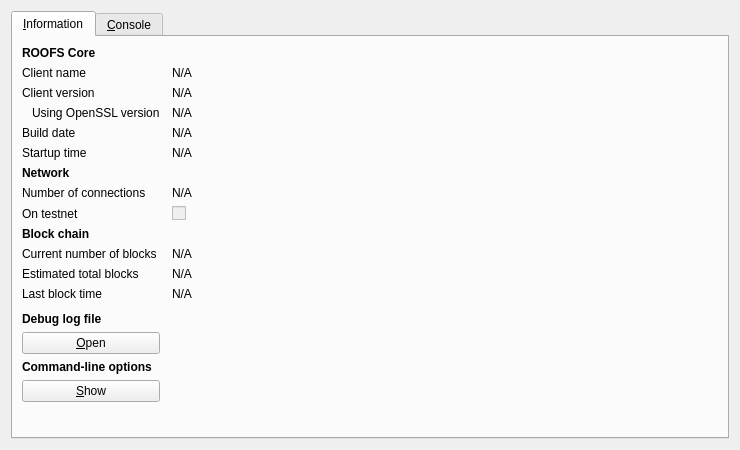
<?xml version="1.0" encoding="UTF-8"?>
<ui version="4.0">
 <class>RPCConsole</class>
 <widget class="QDialog" name="RPCConsole">
  <property name="geometry">
   <rect>
    <x>0</x>
    <y>0</y>
    <width>740</width>
    <height>450</height>
   </rect>
  </property>
  <property name="windowTitle">
   <string>ROOFS - Debug window</string>
  </property>
  <layout class="QVBoxLayout" name="verticalLayout_2">
   <item>
    <widget class="QTabWidget" name="tabWidget">
     <property name="currentIndex">
      <number>0</number>
     </property>
     <widget class="QWidget" name="tab_info">
      <attribute name="title">
       <string>&amp;Information</string>
      </attribute>
      <layout class="QGridLayout" name="gridLayout" columnstretch="0,1">
       <property name="horizontalSpacing">
        <number>12</number>
       </property>
       <item row="0" column="0">
        <widget class="QLabel" name="label_9">
         <property name="font">
          <font>
           <weight>75</weight>
           <bold>true</bold>
          </font>
         </property>
         <property name="text">
          <string>ROOFS Core</string>
         </property>
        </widget>
       </item>
       <item row="1" column="0">
        <widget class="QLabel" name="label_5">
         <property name="text">
          <string>Client name</string>
         </property>
        </widget>
       </item>
       <item row="1" column="1">
        <widget class="QLabel" name="clientName">
         <property name="cursor">
          <cursorShape>IBeamCursor</cursorShape>
         </property>
         <property name="text">
          <string>N/A</string>
         </property>
         <property name="textFormat">
          <enum>Qt::PlainText</enum>
         </property>
         <property name="textInteractionFlags">
          <set>Qt::LinksAccessibleByMouse|Qt::TextSelectableByKeyboard|Qt::TextSelectableByMouse</set>
         </property>
        </widget>
       </item>
       <item row="2" column="0">
        <widget class="QLabel" name="label_6">
         <property name="text">
          <string>Client version</string>
         </property>
        </widget>
       </item>
       <item row="2" column="1">
        <widget class="QLabel" name="clientVersion">
         <property name="cursor">
          <cursorShape>IBeamCursor</cursorShape>
         </property>
         <property name="text">
          <string>N/A</string>
         </property>
         <property name="textFormat">
          <enum>Qt::PlainText</enum>
         </property>
         <property name="textInteractionFlags">
          <set>Qt::LinksAccessibleByMouse|Qt::TextSelectableByKeyboard|Qt::TextSelectableByMouse</set>
         </property>
        </widget>
       </item>
       <item row="3" column="0">
        <widget class="QLabel" name="label_14">
         <property name="text">
          <string>Using OpenSSL version</string>
         </property>
         <property name="indent">
          <number>10</number>
         </property>
        </widget>
       </item>
       <item row="3" column="1">
        <widget class="QLabel" name="openSSLVersion">
         <property name="cursor">
          <cursorShape>IBeamCursor</cursorShape>
         </property>
         <property name="text">
          <string>N/A</string>
         </property>
         <property name="textFormat">
          <enum>Qt::PlainText</enum>
         </property>
         <property name="textInteractionFlags">
          <set>Qt::LinksAccessibleByMouse|Qt::TextSelectableByKeyboard|Qt::TextSelectableByMouse</set>
         </property>
        </widget>
       </item>
       <item row="4" column="0">
        <widget class="QLabel" name="label_12">
         <property name="text">
          <string>Build date</string>
         </property>
        </widget>
       </item>
       <item row="4" column="1">
        <widget class="QLabel" name="buildDate">
         <property name="cursor">
          <cursorShape>IBeamCursor</cursorShape>
         </property>
         <property name="text">
          <string>N/A</string>
         </property>
         <property name="textFormat">
          <enum>Qt::PlainText</enum>
         </property>
         <property name="textInteractionFlags">
          <set>Qt::LinksAccessibleByMouse|Qt::TextSelectableByKeyboard|Qt::TextSelectableByMouse</set>
         </property>
        </widget>
       </item>
       <item row="5" column="0">
        <widget class="QLabel" name="label_13">
         <property name="text">
          <string>Startup time</string>
         </property>
        </widget>
       </item>
       <item row="5" column="1">
        <widget class="QLabel" name="startupTime">
         <property name="cursor">
          <cursorShape>IBeamCursor</cursorShape>
         </property>
         <property name="text">
          <string>N/A</string>
         </property>
         <property name="textFormat">
          <enum>Qt::PlainText</enum>
         </property>
         <property name="textInteractionFlags">
          <set>Qt::LinksAccessibleByMouse|Qt::TextSelectableByKeyboard|Qt::TextSelectableByMouse</set>
         </property>
        </widget>
       </item>
       <item row="6" column="0">
        <widget class="QLabel" name="label_11">
         <property name="font">
          <font>
           <weight>75</weight>
           <bold>true</bold>
          </font>
         </property>
         <property name="text">
          <string>Network</string>
         </property>
        </widget>
       </item>
       <item row="7" column="0">
        <widget class="QLabel" name="label_7">
         <property name="text">
          <string>Number of connections</string>
         </property>
        </widget>
       </item>
       <item row="7" column="1">
        <widget class="QLabel" name="numberOfConnections">
         <property name="cursor">
          <cursorShape>IBeamCursor</cursorShape>
         </property>
         <property name="text">
          <string>N/A</string>
         </property>
         <property name="textFormat">
          <enum>Qt::PlainText</enum>
         </property>
         <property name="textInteractionFlags">
          <set>Qt::LinksAccessibleByMouse|Qt::TextSelectableByKeyboard|Qt::TextSelectableByMouse</set>
         </property>
        </widget>
       </item>
       <item row="8" column="0">
        <widget class="QLabel" name="label_8">
         <property name="text">
          <string>On testnet</string>
         </property>
        </widget>
       </item>
       <item row="8" column="1">
        <widget class="QCheckBox" name="isTestNet">
         <property name="enabled">
          <bool>false</bool>
         </property>
         <property name="text">
          <string/>
         </property>
        </widget>
       </item>
       <item row="9" column="0">
        <widget class="QLabel" name="label_10">
         <property name="font">
          <font>
           <weight>75</weight>
           <bold>true</bold>
          </font>
         </property>
         <property name="text">
          <string>Block chain</string>
         </property>
        </widget>
       </item>
       <item row="10" column="0">
        <widget class="QLabel" name="label_3">
         <property name="text">
          <string>Current number of blocks</string>
         </property>
        </widget>
       </item>
       <item row="10" column="1">
        <widget class="QLabel" name="numberOfBlocks">
         <property name="cursor">
          <cursorShape>IBeamCursor</cursorShape>
         </property>
         <property name="text">
          <string>N/A</string>
         </property>
         <property name="textFormat">
          <enum>Qt::PlainText</enum>
         </property>
         <property name="textInteractionFlags">
          <set>Qt::LinksAccessibleByMouse|Qt::TextSelectableByKeyboard|Qt::TextSelectableByMouse</set>
         </property>
        </widget>
       </item>
       <item row="11" column="0">
        <widget class="QLabel" name="label_4">
         <property name="text">
          <string>Estimated total blocks</string>
         </property>
        </widget>
       </item>
       <item row="11" column="1">
        <widget class="QLabel" name="totalBlocks">
         <property name="cursor">
          <cursorShape>IBeamCursor</cursorShape>
         </property>
         <property name="text">
          <string>N/A</string>
         </property>
         <property name="textFormat">
          <enum>Qt::PlainText</enum>
         </property>
         <property name="textInteractionFlags">
          <set>Qt::LinksAccessibleByMouse|Qt::TextSelectableByKeyboard|Qt::TextSelectableByMouse</set>
         </property>
        </widget>
       </item>
       <item row="12" column="0">
        <widget class="QLabel" name="label_2">
         <property name="text">
          <string>Last block time</string>
         </property>
        </widget>
       </item>
       <item row="12" column="1">
        <widget class="QLabel" name="lastBlockTime">
         <property name="cursor">
          <cursorShape>IBeamCursor</cursorShape>
         </property>
         <property name="text">
          <string>N/A</string>
         </property>
         <property name="textFormat">
          <enum>Qt::PlainText</enum>
         </property>
         <property name="textInteractionFlags">
          <set>Qt::LinksAccessibleByMouse|Qt::TextSelectableByKeyboard|Qt::TextSelectableByMouse</set>
         </property>
        </widget>
       </item>
       <item row="13" column="0">
        <spacer name="verticalSpacer_2">
         <property name="orientation">
          <enum>Qt::Vertical</enum>
         </property>
         <property name="sizeHint" stdset="0">
          <size>
           <width>20</width>
           <height>20</height>
          </size>
         </property>
        </spacer>
       </item>
       <item row="14" column="0">
        <widget class="QLabel" name="labelDebugLogfile">
         <property name="font">
          <font>
           <weight>75</weight>
           <bold>true</bold>
          </font>
         </property>
         <property name="text">
          <string>Debug log file</string>
         </property>
        </widget>
       </item>
       <item row="15" column="0">
        <widget class="QPushButton" name="openDebugLogfileButton">
         <property name="toolTip">
          <string>Open the ROOFS debug log file from the current data directory. This can take a few seconds for large log files.</string>
         </property>
         <property name="text">
          <string>&amp;Open</string>
         </property>
         <property name="autoDefault">
          <bool>false</bool>
         </property>
        </widget>
       </item>
       <item row="16" column="0">
        <widget class="QLabel" name="labelCLOptions">
         <property name="font">
          <font>
           <weight>75</weight>
           <bold>true</bold>
          </font>
         </property>
         <property name="text">
          <string>Command-line options</string>
         </property>
        </widget>
       </item>
       <item row="17" column="0">
        <widget class="QPushButton" name="showCLOptionsButton">
         <property name="toolTip">
          <string>Show the ROOFS-Qt help message to get a list with possible ROOFS command-line options.</string>
         </property>
         <property name="text">
          <string>&amp;Show</string>
         </property>
         <property name="autoDefault">
          <bool>false</bool>
         </property>
        </widget>
       </item>
       <item row="18" column="0">
        <spacer name="verticalSpacer">
         <property name="orientation">
          <enum>Qt::Vertical</enum>
         </property>
         <property name="sizeHint" stdset="0">
          <size>
           <width>20</width>
           <height>40</height>
          </size>
         </property>
        </spacer>
       </item>
      </layout>
     </widget>
     <widget class="QWidget" name="tab_console">
      <attribute name="title">
       <string>&amp;Console</string>
      </attribute>
      <layout class="QVBoxLayout" name="verticalLayout_3">
       <property name="spacing">
        <number>3</number>
       </property>
       <item>
        <widget class="QTextEdit" name="messagesWidget">
         <property name="minimumSize">
          <size>
           <width>0</width>
           <height>100</height>
          </size>
         </property>
         <property name="readOnly">
          <bool>true</bool>
         </property>
         <property name="tabKeyNavigation" stdset="0">
          <bool>false</bool>
         </property>
         <property name="columnCount" stdset="0">
          <number>2</number>
         </property>
        </widget>
       </item>
       <item>
        <layout class="QHBoxLayout" name="horizontalLayout">
         <property name="spacing">
          <number>3</number>
         </property>
         <item>
          <widget class="QLabel" name="label">
           <property name="text">
            <string notr="true">&gt;</string>
           </property>
          </widget>
         </item>
         <item>
          <widget class="QLineEdit" name="lineEdit"/>
         </item>
         <item>
          <widget class="QPushButton" name="clearButton">
           <property name="maximumSize">
            <size>
             <width>24</width>
             <height>24</height>
            </size>
           </property>
           <property name="toolTip">
            <string>Clear console</string>
           </property>
           <property name="text">
            <string/>
           </property>
           <property name="icon">
            <iconset resource="../bitcoin.qrc">
             <normaloff>:/icons/remove</normaloff>:/icons/remove</iconset>
           </property>
           <property name="shortcut">
            <string notr="true">Ctrl+L</string>
           </property>
           <property name="autoDefault">
            <bool>false</bool>
           </property>
          </widget>
         </item>
        </layout>
       </item>
      </layout>
     </widget>
    </widget>
   </item>
  </layout>
 </widget>
 <resources>
  <include location="../bitcoin.qrc"/>
 </resources>
 <connections/>
</ui>
